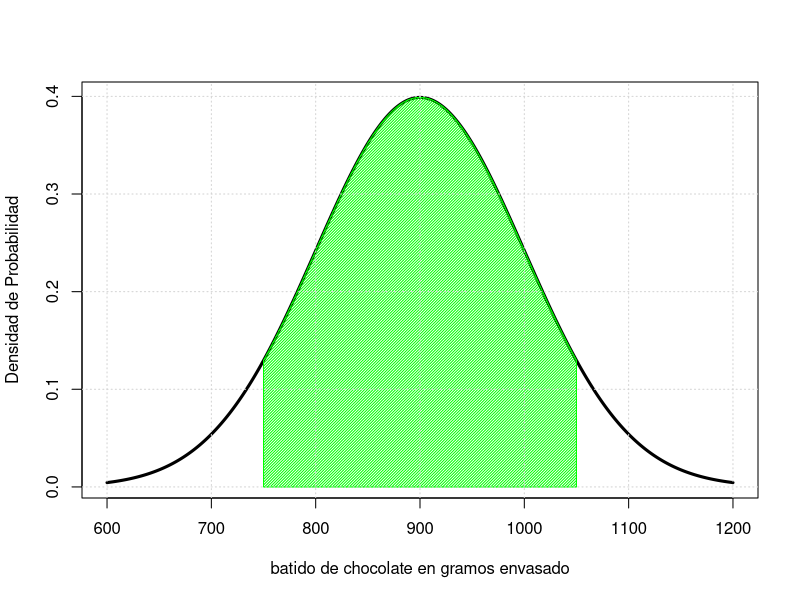

The R source for this figure:
## ---- chunk 1
# a) Se trata como una distribucion normal
# x= batido de chocolate en gramos envasado
# x ~ N(media=900,desviacion_estandar=100)
No_defectuosos="P ( 750 < x < 1050)"
n1=750
n2=1050
media=900
desviacion_estandar=100
h=pnorm(n2,media,desviacion_estandar)-pnorm(n1,media,desviacion_estandar)
h # Esta se trata de la probabilidad de que no sea defectuoso
defectuosos=1-h
defectuosos # la probabildiad de que salga defectuoso
# La proporcion de envases de carten del proceso que estan  no defectuosos son del 86 %  y defectuoso del 13 como podemos notar se trata de una probabilidad alta de que nos salga defectuosos nuestros envase de batido de chocolate 
## ---- chunk 2
#b) # Ahora nos poden cuanto se tiene que reducir sigma para que haya un 0.99 % de probabilidades de cumplir con la especificacion
# P(k1 < x < k2)=0.99
# P(750 < x < 1050)=0.99
 # P(x> k2)=0.05
 # P(x< k2)=0.0995
qnorm(0.995) # Probabilidad a la izquierda
qnorm(0.005) # 
z1=2.575829
#z=k2-media/varianza
z2=-2.575829
desvi1=(n2-media)/z1
desvi2=(n1-media)/z2
desvi1
desvi2
#La desviacion tipica se tiene que reducir hasta 58,23 Para que la probabilidad sea de un 0.99 % 
# Se ha reducido
Reduccion=desviacion_estandar-desvi1
Reduccion # Es lo que se ha reducido  


## ---- chunk 3
#c)
#Tamaño de muestra
#Se trata de una distribucion de media muestral
# X~ N(Media,disviacion/sqrt(n))= (900, 100/sqrt(n))
# Esta vez se tiene que aplicar con una probabildiad del 99 % 
h=qnorm(0.995)
h
# z = 1050-900/100/sqrt(n)
# 2.57*100/sqrt(n)=150
n=(h*desviacion_estandar)/(n2-media)
n
n=n^2
n
# n tiene que ser 3 envases para que se cumpla con esta probabilidad 
#por que la probabilidad como vimos al principio era de un 13 % entonces mientras mas envases cojamos mas posibilidades habra de que nos salga defectuoso el envase 
## ---- chunk 4
# d)
mu<-media 
sigma<-desviacion_estandar 
Z_160<-(n1-mu)/sigma 
Z_160

mu<-media 
sigma<-desviacion_estandar
Z_185<-(n2-mu)/sigma 
Z_185 
1-pnorm(Z_185) 
pnorm(Z_185)-pnorm(Z_160) 

x<-seq(-3,3,0.01) 
z<-seq(Z_160, Z_185,0.01) 
p<-dnorm(z) 
z<-c(z,Z_185,Z_160) 
p<-c(p,0,0) 
plot(x,dnorm(x), type="l",xaxt="n", ylab = "Densidad de Probabilidad", xlab="batido de chocolate en gramos envasado", lwd=3) 
axis(1,at=-3:3, labels = c("600","700","800","900","1000","1100","1200")) 
polygon(z,p,col="green", density=50) 
grid()
